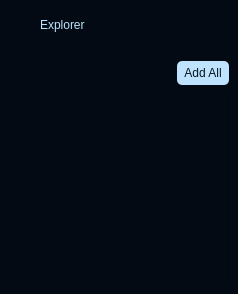
        <widget class="QFrame" name="extraLeftBox">
         <property name="minimumSize">
          <size>
           <width>0</width>
           <height>0</height>
          </size>
         </property>
         <property name="maximumSize">
          <size>
           <width>0</width>
           <height>16777215</height>
          </size>
         </property>
         <property name="styleSheet">
          <string notr="true">color: rgb(191, 227, 254);
background-color: #030A13;

</string>
         </property>
         <property name="frameShape">
          <enum>QFrame::Shape::NoFrame</enum>
         </property>
         <property name="frameShadow">
          <enum>QFrame::Shadow::Raised</enum>
         </property>
         <layout class="QVBoxLayout" name="extraColumLayout">
          <property name="spacing">
           <number>0</number>
          </property>
          <property name="leftMargin">
           <number>0</number>
          </property>
          <property name="topMargin">
           <number>0</number>
          </property>
          <property name="rightMargin">
           <number>0</number>
          </property>
          <property name="bottomMargin">
           <number>0</number>
          </property>
          <item>
           <widget class="QFrame" name="extraTopBg">
            <property name="minimumSize">
             <size>
              <width>0</width>
              <height>50</height>
             </size>
            </property>
            <property name="maximumSize">
             <size>
              <width>16777215</width>
              <height>50</height>
             </size>
            </property>
            <property name="frameShape">
             <enum>QFrame::Shape::NoFrame</enum>
            </property>
            <property name="frameShadow">
             <enum>QFrame::Shadow::Raised</enum>
            </property>
            <layout class="QVBoxLayout" name="verticalLayout_5">
             <property name="spacing">
              <number>0</number>
             </property>
             <property name="leftMargin">
              <number>0</number>
             </property>
             <property name="topMargin">
              <number>0</number>
             </property>
             <property name="rightMargin">
              <number>0</number>
             </property>
             <property name="bottomMargin">
              <number>0</number>
             </property>
             <item>
              <layout class="QGridLayout" name="extraTopLayout">
               <property name="leftMargin">
                <number>10</number>
               </property>
               <property name="rightMargin">
                <number>10</number>
               </property>
               <property name="horizontalSpacing">
                <number>10</number>
               </property>
               <property name="verticalSpacing">
                <number>0</number>
               </property>
               <item row="0" column="0">
                <widget class="QFrame" name="extraIcon">
                 <property name="minimumSize">
                  <size>
                   <width>20</width>
                   <height>0</height>
                  </size>
                 </property>
                 <property name="maximumSize">
                  <size>
                   <width>20</width>
                   <height>20</height>
                  </size>
                 </property>
                 <property name="styleSheet">
                  <string notr="true">background-image: url(:/Icons/cil-file.png);
	background-position: center;
	background-repeat: no-repeat;
</string>
                 </property>
                 <property name="frameShape">
                  <enum>QFrame::Shape::NoFrame</enum>
                 </property>
                 <property name="frameShadow">
                  <enum>QFrame::Shadow::Raised</enum>
                 </property>
                </widget>
               </item>
               <item row="0" column="1">
                <widget class="QLabel" name="extraLabel">
                 <property name="minimumSize">
                  <size>
                   <width>150</width>
                   <height>0</height>
                  </size>
                 </property>
                 <property name="text">
                  <string>Explorer</string>
                 </property>
                </widget>
               </item>
               <item row="0" column="2">
                <widget class="QPushButton" name="extraCloseColumnBtn">
                 <property name="minimumSize">
                  <size>
                   <width>28</width>
                   <height>28</height>
                  </size>
                 </property>
                 <property name="maximumSize">
                  <size>
                   <width>28</width>
                   <height>28</height>
                  </size>
                 </property>
                 <property name="cursor">
                  <cursorShape>PointingHandCursor</cursorShape>
                 </property>
                 <property name="toolTip">
                  <string>Close left box</string>
                 </property>
                 <property name="styleSheet">
                  <string notr="true"> QPushButton{ background-color:rgba(255, 255, 255, 0); border: none;  border-radius: 5px; }
 QPushButton:hover { background-color:  #0b6999; border-style: solid; border-radius: 4px; }
 QPushButton:pressed { background-color:rgb(23, 26, 30); border-style: solid; border-radius: 4px; }</string>
                 </property>
                 <property name="text">
                  <string/>
                 </property>
                 <property name="icon">
                  <iconset resource="../icons/icon.qrc">
                   <normaloff>:/Icons/icon_close.png</normaloff>:/Icons/icon_close.png</iconset>
                 </property>
                 <property name="iconSize">
                  <size>
                   <width>20</width>
                   <height>20</height>
                  </size>
                 </property>
                </widget>
               </item>
              </layout>
             </item>
            </layout>
           </widget>
          </item>
          <item>
           <widget class="QFrame" name="extraContent">
            <property name="frameShape">
             <enum>QFrame::Shape::NoFrame</enum>
            </property>
            <property name="frameShadow">
             <enum>QFrame::Shadow::Raised</enum>
            </property>
            <layout class="QVBoxLayout" name="verticalLayout_12">
             <property name="spacing">
              <number>0</number>
             </property>
             <property name="leftMargin">
              <number>0</number>
             </property>
             <property name="topMargin">
              <number>0</number>
             </property>
             <property name="rightMargin">
              <number>0</number>
             </property>
             <property name="bottomMargin">
              <number>0</number>
             </property>
             <item>
              <widget class="QFrame" name="extraTopMenu">
               <property name="minimumSize">
                <size>
                 <width>0</width>
                 <height>100</height>
                </size>
               </property>
               <property name="styleSheet">
                <string notr="true">QListWidget::item {
    background-color: transparent; /* Make list items transparent by default */
    padding: 3px; /* Add some padding around list items */
}

QListWidget::item:selected {
    background-color: #0b6999; /* Background color when selected */
    color: white; /* White text when selected */
    border-radius: 3px; /* Rounded corners like your hover button */
}

QListWidget::item:hover {
    background-color: rgba(255, 255, 255, 10); /* Light overlay on hover */
}</string>
               </property>
               <property name="frameShape">
                <enum>QFrame::Shape::NoFrame</enum>
               </property>
               <property name="frameShadow">
                <enum>QFrame::Shadow::Raised</enum>
               </property>
               <layout class="QGridLayout" name="gridLayout_11">
                <item row="0" column="0">
                 <widget class="QPushButton" name="extraReloadBtn">
                  <property name="minimumSize">
                   <size>
                    <width>28</width>
                    <height>28</height>
                   </size>
                  </property>
                  <property name="maximumSize">
                   <size>
                    <width>28</width>
                    <height>28</height>
                   </size>
                  </property>
                  <property name="cursor">
                   <cursorShape>PointingHandCursor</cursorShape>
                  </property>
                  <property name="toolTip">
                   <string>Reload</string>
                  </property>
                  <property name="styleSheet">
                   <string notr="true"> QPushButton{ background-color:rgba(255, 255, 255, 0); border: none;  border-radius: 5px; }
 QPushButton:hover { background-color:  #0b6999; border-style: solid; border-radius: 4px; }
 QPushButton:pressed { background-color:rgb(23, 26, 30); border-style: solid; border-radius: 4px; }</string>
                  </property>
                  <property name="text">
                   <string/>
                  </property>
                  <property name="icon">
                   <iconset resource="../icons/icon.qrc">
                    <normaloff>:/Icons/cil-reload.png</normaloff>:/Icons/cil-reload.png</iconset>
                  </property>
                  <property name="iconSize">
                   <size>
                    <width>20</width>
                    <height>20</height>
                   </size>
                  </property>
                 </widget>
                </item>
                <item row="0" column="1">
                 <spacer name="horizontalSpacer_2">
                  <property name="orientation">
                   <enum>Qt::Orientation::Horizontal</enum>
                  </property>
                  <property name="sizeHint" stdset="0">
                   <size>
                    <width>155</width>
                    <height>20</height>
                   </size>
                  </property>
                 </spacer>
                </item>
                <item row="0" column="2">
                 <widget class="QPushButton" name="addTestCase">
                  <property name="minimumSize">
                   <size>
                    <width>28</width>
                    <height>28</height>
                   </size>
                  </property>
                  <property name="maximumSize">
                   <size>
                    <width>28</width>
                    <height>28</height>
                   </size>
                  </property>
                  <property name="cursor">
                   <cursorShape>PointingHandCursor</cursorShape>
                  </property>
                  <property name="toolTip">
                   <string>Add selected case</string>
                  </property>
                  <property name="styleSheet">
                   <string notr="true"> QPushButton{ background-color:rgba(255, 255, 255, 0); border: none;  border-radius: 5px; }
 QPushButton:hover { background-color:  #0b6999; border-style: solid; border-radius: 4px; }
 QPushButton:pressed { background-color:rgb(23, 26, 30); border-style: solid; border-radius: 4px; }</string>
                  </property>
                  <property name="text">
                   <string/>
                  </property>
                  <property name="icon">
                   <iconset resource="../icons/icon.qrc">
                    <normaloff>:/Icons/cil-plus.png</normaloff>:/Icons/cil-plus.png</iconset>
                  </property>
                  <property name="iconSize">
                   <size>
                    <width>20</width>
                    <height>20</height>
                   </size>
                  </property>
                 </widget>
                </item>
                <item row="0" column="3">
                 <widget class="QPushButton" name="addall_btn">
                  <property name="maximumSize">
                   <size>
                    <width>100</width>
                    <height>16777215</height>
                   </size>
                  </property>
                  <property name="toolTip">
                   <string>Add all test cases</string>
                  </property>
                  <property name="styleSheet">
                   <string notr="true">QPushButton {
    background-color: rgb(191, 227, 254);/* Default background color */
    color: #05151f; /* Default text color */
    border: none;
    border-radius: 5px; /* Set rounded corners */
    padding: 5px 7px; 
}

QPushButton:hover {
    background-color: #0b6999; /* Hover background color */
    border-radius: 5px; /* Set rounded corners */
}</string>
                  </property>
                  <property name="text">
                   <string>Add All</string>
                  </property>
                 </widget>
                </item>
                <item row="1" column="0" colspan="4">
                 <widget class="QListWidget" name="filesList">
                  <property name="dragEnabled">
                   <bool>true</bool>
                  </property>
                  <property name="dragDropMode">
                   <enum>QAbstractItemView::DragDropMode::DragOnly</enum>
                  </property>
                  <property name="defaultDropAction">
                   <enum>Qt::DropAction::CopyAction</enum>
                  </property>
                 </widget>
                </item>
               </layout>
              </widget>
             </item>
            </layout>
           </widget>
          </item>
         </layout>
        </widget>
